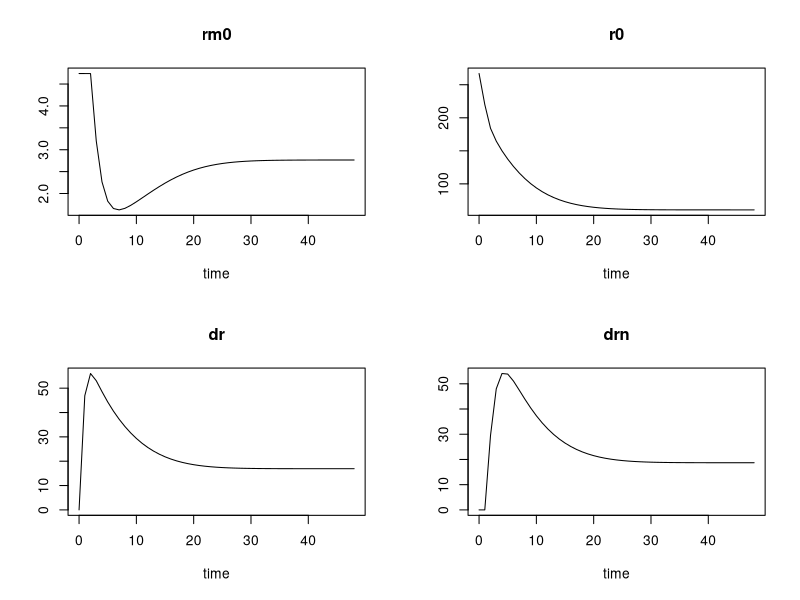

Generate this figure with R:
## ---- chunk 1
knitr::opts_chunk$set(echo = TRUE)
## ---- chunk 2
library(deSolve)

state <- c(rm0 = 4.74, 
           r0 = 267, 
           dr = 0, 
           drn = 0)

timeframe = seq(0, 48, by = 1)

parmezan = c(ksrm = 2.90, 
            ic50rm = 26.2, 
            kon = 0.00329, 
            kt = 0.63, 
            kre = 0.57, 
            Rf = 0.49, 
            kdr = 0.0572, 
            kdrm = 0.612, 
            ksr = 3.22, 
            D = 20*1000*(1/374.5))

formulas <- function(t, y, parameters){
  with(as.list(c(y, parameters)), {
    dmRNAr <- ksrm*(1-(drn)/(ic50rm+drn))-kdrm*rm0
    dR <- ksr*rm0+Rf*kre*drn-kon*D*r0-kdr*r0
    dDR <-kon*D*r0-kt*dr
    dDRN <- kt*dr-kre*drn
    
    return(list(c(dmRNAr, dR, dDR, dDRN)))
    }
  )
}
out  <- ode(times = timeframe, y = state,   parms = parmezan, func = formulas, method = "euler")
plot(out)
